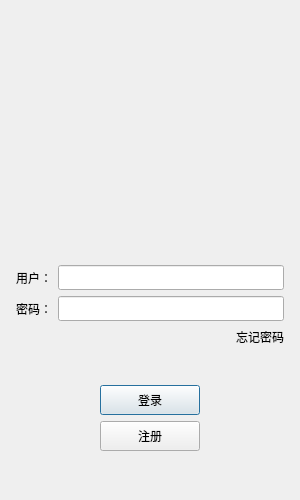
<?xml version="1.0" encoding="UTF-8"?>
<ui version="4.0">
 <class>LoginDialog</class>
 <widget class="QDialog" name="LoginDialog">
  <property name="geometry">
   <rect>
    <x>0</x>
    <y>0</y>
    <width>300</width>
    <height>500</height>
   </rect>
  </property>
  <property name="minimumSize">
   <size>
    <width>300</width>
    <height>500</height>
   </size>
  </property>
  <property name="maximumSize">
   <size>
    <width>300</width>
    <height>500</height>
   </size>
  </property>
  <property name="windowTitle">
   <string>Dialog</string>
  </property>
  <layout class="QVBoxLayout" name="verticalLayout_3">
   <item>
    <layout class="QVBoxLayout" name="verticalLayout_2">
     <property name="leftMargin">
      <number>5</number>
     </property>
     <property name="topMargin">
      <number>5</number>
     </property>
     <property name="rightMargin">
      <number>5</number>
     </property>
     <property name="bottomMargin">
      <number>5</number>
     </property>
     <item>
      <widget class="QWidget" name="widget" native="true">
       <property name="minimumSize">
        <size>
         <width>200</width>
         <height>200</height>
        </size>
       </property>
       <layout class="QGridLayout" name="gridLayout">
        <item row="0" column="0">
         <widget class="QLabel" name="head_label">
          <property name="minimumSize">
           <size>
            <width>200</width>
            <height>200</height>
           </size>
          </property>
          <property name="maximumSize">
           <size>
            <width>200</width>
            <height>200</height>
           </size>
          </property>
          <property name="text">
           <string/>
          </property>
          <property name="pixmap">
           <pixmap resource="rc.qrc">:/res/ice.png</pixmap>
          </property>
         </widget>
        </item>
       </layout>
      </widget>
     </item>
     <item>
      <spacer name="verticalSpacer_3">
       <property name="orientation">
        <enum>Qt::Vertical</enum>
       </property>
       <property name="sizeHint" stdset="0">
        <size>
         <width>20</width>
         <height>40</height>
        </size>
       </property>
      </spacer>
     </item>
     <item>
      <layout class="QHBoxLayout" name="horizontalLayout_2">
       <item>
        <widget class="QLabel" name="user_label">
         <property name="minimumSize">
          <size>
           <width>0</width>
           <height>25</height>
          </size>
         </property>
         <property name="maximumSize">
          <size>
           <width>16777215</width>
           <height>25</height>
          </size>
         </property>
         <property name="text">
          <string>用户：</string>
         </property>
        </widget>
       </item>
       <item>
        <widget class="QLineEdit" name="user_edit">
         <property name="minimumSize">
          <size>
           <width>0</width>
           <height>25</height>
          </size>
         </property>
         <property name="maximumSize">
          <size>
           <width>16777215</width>
           <height>25</height>
          </size>
         </property>
        </widget>
       </item>
      </layout>
     </item>
     <item>
      <layout class="QHBoxLayout" name="horizontalLayout_3">
       <item>
        <widget class="QLabel" name="pass_label">
         <property name="minimumSize">
          <size>
           <width>0</width>
           <height>25</height>
          </size>
         </property>
         <property name="maximumSize">
          <size>
           <width>16777215</width>
           <height>25</height>
          </size>
         </property>
         <property name="text">
          <string>密码：</string>
         </property>
        </widget>
       </item>
       <item>
        <widget class="QLineEdit" name="pass_edit">
         <property name="minimumSize">
          <size>
           <width>0</width>
           <height>25</height>
          </size>
         </property>
         <property name="maximumSize">
          <size>
           <width>16777215</width>
           <height>25</height>
          </size>
         </property>
        </widget>
       </item>
      </layout>
     </item>
     <item>
      <layout class="QHBoxLayout" name="horizontalLayout_4">
       <item>
        <spacer name="horizontalSpacer">
         <property name="orientation">
          <enum>Qt::Horizontal</enum>
         </property>
         <property name="sizeHint" stdset="0">
          <size>
           <width>40</width>
           <height>20</height>
          </size>
         </property>
        </spacer>
       </item>
       <item>
        <widget class="QLabel" name="forget_label">
         <property name="text">
          <string>忘记密码</string>
         </property>
        </widget>
       </item>
      </layout>
     </item>
     <item>
      <spacer name="verticalSpacer_2">
       <property name="orientation">
        <enum>Qt::Vertical</enum>
       </property>
       <property name="sizeHint" stdset="0">
        <size>
         <width>20</width>
         <height>40</height>
        </size>
       </property>
      </spacer>
     </item>
     <item>
      <layout class="QHBoxLayout" name="horizontalLayout_5">
       <item>
        <spacer name="horizontalSpacer_2">
         <property name="orientation">
          <enum>Qt::Horizontal</enum>
         </property>
         <property name="sizeHint" stdset="0">
          <size>
           <width>40</width>
           <height>20</height>
          </size>
         </property>
        </spacer>
       </item>
       <item>
        <widget class="QPushButton" name="login_btn">
         <property name="minimumSize">
          <size>
           <width>100</width>
           <height>30</height>
          </size>
         </property>
         <property name="text">
          <string>登录</string>
         </property>
        </widget>
       </item>
       <item>
        <spacer name="horizontalSpacer_3">
         <property name="orientation">
          <enum>Qt::Horizontal</enum>
         </property>
         <property name="sizeHint" stdset="0">
          <size>
           <width>40</width>
           <height>20</height>
          </size>
         </property>
        </spacer>
       </item>
      </layout>
     </item>
     <item>
      <layout class="QHBoxLayout" name="horizontalLayout_6">
       <item>
        <spacer name="horizontalSpacer_4">
         <property name="orientation">
          <enum>Qt::Horizontal</enum>
         </property>
         <property name="sizeHint" stdset="0">
          <size>
           <width>40</width>
           <height>20</height>
          </size>
         </property>
        </spacer>
       </item>
       <item>
        <widget class="QPushButton" name="reg_btn">
         <property name="minimumSize">
          <size>
           <width>100</width>
           <height>30</height>
          </size>
         </property>
         <property name="text">
          <string>注册</string>
         </property>
        </widget>
       </item>
       <item>
        <spacer name="horizontalSpacer_5">
         <property name="orientation">
          <enum>Qt::Horizontal</enum>
         </property>
         <property name="sizeHint" stdset="0">
          <size>
           <width>40</width>
           <height>20</height>
          </size>
         </property>
        </spacer>
       </item>
      </layout>
     </item>
     <item>
      <spacer name="verticalSpacer">
       <property name="orientation">
        <enum>Qt::Vertical</enum>
       </property>
       <property name="sizeHint" stdset="0">
        <size>
         <width>20</width>
         <height>40</height>
        </size>
       </property>
      </spacer>
     </item>
    </layout>
   </item>
  </layout>
 </widget>
 <resources>
  <include location="rc.qrc"/>
 </resources>
 <connections/>
</ui>
